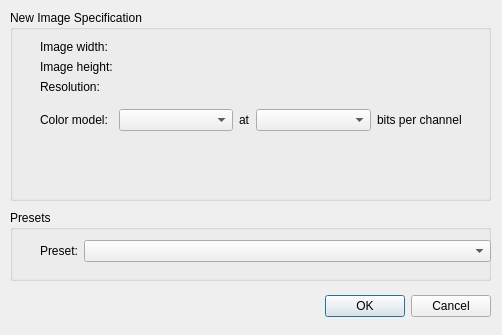
<?xml version="1.0" encoding="UTF-8"?>
<ui version="4.0">
 <class>NewDocumentDialog</class>
 <widget class="QDialog" name="NewDocumentDialog">
  <property name="geometry">
   <rect>
    <x>0</x>
    <y>0</y>
    <width>502</width>
    <height>335</height>
   </rect>
  </property>
  <property name="windowTitle">
   <string>Create New Document</string>
  </property>
  <widget class="QDialogButtonBox" name="buttonBox">
   <property name="geometry">
    <rect>
     <x>150</x>
     <y>290</y>
     <width>341</width>
     <height>32</height>
    </rect>
   </property>
   <property name="orientation">
    <enum>Qt::Horizontal</enum>
   </property>
   <property name="standardButtons">
    <set>QDialogButtonBox::Cancel|QDialogButtonBox::Ok</set>
   </property>
  </widget>
  <widget class="QGroupBox" name="groupBox">
   <property name="geometry">
    <rect>
     <x>10</x>
     <y>10</y>
     <width>481</width>
     <height>191</height>
    </rect>
   </property>
   <property name="title">
    <string>New Image Specification</string>
   </property>
   <widget class="QWidget" name="formLayoutWidget">
    <property name="geometry">
     <rect>
      <x>30</x>
      <y>30</y>
      <width>451</width>
      <height>151</height>
     </rect>
    </property>
    <layout class="QFormLayout" name="formLayout">
     <item row="0" column="0">
      <widget class="QLabel" name="label">
       <property name="text">
        <string>Image width:</string>
       </property>
      </widget>
     </item>
     <item row="1" column="0">
      <widget class="QLabel" name="label_2">
       <property name="text">
        <string>Image height:</string>
       </property>
      </widget>
     </item>
     <item row="2" column="0">
      <widget class="QLabel" name="label_3">
       <property name="text">
        <string>Resolution:</string>
       </property>
      </widget>
     </item>
     <item row="4" column="0">
      <widget class="QLabel" name="label_4">
       <property name="text">
        <string>Color model:</string>
       </property>
      </widget>
     </item>
     <item row="3" column="0">
      <widget class="Line" name="line">
       <property name="orientation">
        <enum>Qt::Horizontal</enum>
       </property>
      </widget>
     </item>
     <item row="0" column="1">
      <widget class="SDF::Impl::UILayer::Impl::View::Impl::Qt::CustomWidgets::UnitQuantityInput" name="imageWidthInput"/>
     </item>
     <item row="1" column="1">
      <widget class="SDF::Impl::UILayer::Impl::View::Impl::Qt::CustomWidgets::UnitQuantityInput" name="imageHeightInput"/>
     </item>
     <item row="2" column="1">
      <widget class="SDF::Impl::UILayer::Impl::View::Impl::Qt::CustomWidgets::UnitQuantityInput" name="imageResolutionInput"/>
     </item>
     <item row="4" column="1">
      <layout class="QHBoxLayout" name="horizontalLayout">
       <item>
        <widget class="QComboBox" name="colorModelComboBox"/>
       </item>
       <item>
        <widget class="QLabel" name="label_5">
         <property name="sizePolicy">
          <sizepolicy hsizetype="Maximum" vsizetype="Preferred">
           <horstretch>0</horstretch>
           <verstretch>0</verstretch>
          </sizepolicy>
         </property>
         <property name="text">
          <string>at</string>
         </property>
        </widget>
       </item>
       <item>
        <widget class="QComboBox" name="bitsPerChannelComboBox"/>
       </item>
       <item>
        <widget class="QLabel" name="label_6">
         <property name="text">
          <string>bits per channel</string>
         </property>
        </widget>
       </item>
      </layout>
     </item>
    </layout>
   </widget>
  </widget>
  <widget class="QGroupBox" name="groupBox_2">
   <property name="geometry">
    <rect>
     <x>10</x>
     <y>210</y>
     <width>481</width>
     <height>71</height>
    </rect>
   </property>
   <property name="title">
    <string>Presets</string>
   </property>
   <widget class="QWidget" name="formLayoutWidget_2">
    <property name="geometry">
     <rect>
      <x>30</x>
      <y>30</y>
      <width>451</width>
      <height>26</height>
     </rect>
    </property>
    <layout class="QFormLayout" name="formLayout_2">
     <item row="0" column="0">
      <widget class="QLabel" name="label_7">
       <property name="text">
        <string>Preset:</string>
       </property>
      </widget>
     </item>
     <item row="0" column="1">
      <widget class="QComboBox" name="presetComboBox"/>
     </item>
    </layout>
   </widget>
  </widget>
 </widget>
 <customwidgets>
  <customwidget>
   <class>SDF::Impl::UILayer::Impl::View::Impl::Qt::CustomWidgets::UnitQuantityInput</class>
   <extends>QWidget</extends>
   <header>SDF/Impl/UILayer/Impl/View/Impl/Qt/CustomWidgets/UnitQuantityInput.hpp</header>
  </customwidget>
 </customwidgets>
 <resources/>
 <connections>
  <connection>
   <sender>buttonBox</sender>
   <signal>accepted()</signal>
   <receiver>NewDocumentDialog</receiver>
   <slot>accept()</slot>
   <hints>
    <hint type="sourcelabel">
     <x>248</x>
     <y>254</y>
    </hint>
    <hint type="destinationlabel">
     <x>157</x>
     <y>274</y>
    </hint>
   </hints>
  </connection>
  <connection>
   <sender>buttonBox</sender>
   <signal>rejected()</signal>
   <receiver>NewDocumentDialog</receiver>
   <slot>reject()</slot>
   <hints>
    <hint type="sourcelabel">
     <x>316</x>
     <y>260</y>
    </hint>
    <hint type="destinationlabel">
     <x>286</x>
     <y>274</y>
    </hint>
   </hints>
  </connection>
 </connections>
 <slots>
  <slot>widthChanged()</slot>
  <slot>heightChanged()</slot>
  <slot>widthUnitChanged()</slot>
  <slot>heightUnitChanged()</slot>
  <slot>resolutionChanged()</slot>
  <slot>resolutionUnitChanged()</slot>
 </slots>
</ui>
